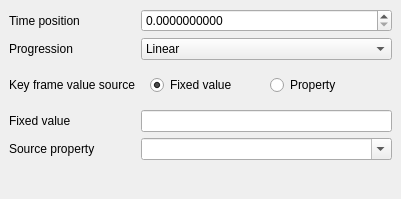
<?xml version="1.0" encoding="UTF-8"?>
<ui version="4.0">
 <class>AnimationListEditorKeyFramePropertiesDockWidget</class>
 <widget class="QDockWidget" name="KeyFramePropertiesDockWidget">
  <property name="geometry">
   <rect>
    <x>0</x>
    <y>0</y>
    <width>401</width>
    <height>199</height>
   </rect>
  </property>
  <property name="windowTitle">
   <string>Selected KeyFrame properties</string>
  </property>
  <widget class="QWidget" name="dockWidgetContents">
   <layout class="QGridLayout" name="gridLayout">
    <property name="sizeConstraint">
     <enum>QLayout::SetDefaultConstraint</enum>
    </property>
    <item row="0" column="1">
     <widget class="QDoubleSpinBox" name="timePositionSpinBox">
      <property name="decimals">
       <number>10</number>
      </property>
      <property name="maximum">
       <double>10000.000000000000000</double>
      </property>
      <property name="singleStep">
       <double>0.250000000000000</double>
      </property>
     </widget>
    </item>
    <item row="0" column="0">
     <widget class="QLabel" name="label">
      <property name="text">
       <string>Time position</string>
      </property>
     </widget>
    </item>
    <item row="3" column="1">
     <widget class="QLineEdit" name="fixedValueLineEdit"/>
    </item>
    <item row="3" column="0">
     <widget class="QLabel" name="fixedValueLabel">
      <property name="text">
       <string>Fixed value</string>
      </property>
     </widget>
    </item>
    <item row="1" column="1">
     <widget class="QComboBox" name="progressionComboBox">
      <item>
       <property name="text">
        <string>Linear</string>
       </property>
      </item>
      <item>
       <property name="text">
        <string>Quadratic Accelerating</string>
       </property>
      </item>
      <item>
       <property name="text">
        <string>Quadratic Decelerating</string>
       </property>
      </item>
      <item>
       <property name="text">
        <string>Discrete</string>
       </property>
      </item>
     </widget>
    </item>
    <item row="2" column="1">
     <widget class="QWidget" name="widget" native="true">
      <property name="sizePolicy">
       <sizepolicy hsizetype="Preferred" vsizetype="Maximum">
        <horstretch>0</horstretch>
        <verstretch>0</verstretch>
       </sizepolicy>
      </property>
      <layout class="QHBoxLayout" name="horizontalLayout">
       <item>
        <widget class="QRadioButton" name="fixedValueRadioButton">
         <property name="text">
          <string>Fixed value</string>
         </property>
         <property name="checked">
          <bool>true</bool>
         </property>
        </widget>
       </item>
       <item>
        <widget class="QRadioButton" name="propertyRadioButton">
         <property name="text">
          <string>Property</string>
         </property>
        </widget>
       </item>
      </layout>
     </widget>
    </item>
    <item row="1" column="0">
     <widget class="QLabel" name="label_2">
      <property name="text">
       <string>Progression</string>
      </property>
     </widget>
    </item>
    <item row="2" column="0">
     <widget class="QLabel" name="label_4">
      <property name="text">
       <string>Key frame value source</string>
      </property>
     </widget>
    </item>
    <item row="4" column="0">
     <widget class="QLabel" name="sourcePropertyLabel">
      <property name="text">
       <string>Source property</string>
      </property>
     </widget>
    </item>
    <item row="4" column="1">
     <widget class="QComboBox" name="sourcePropertyComboBox">
      <property name="editable">
       <bool>true</bool>
      </property>
     </widget>
    </item>
    <item row="5" column="0">
     <spacer name="verticalSpacer">
      <property name="orientation">
       <enum>Qt::Vertical</enum>
      </property>
      <property name="sizeHint" stdset="0">
       <size>
        <width>20</width>
        <height>40</height>
       </size>
      </property>
     </spacer>
    </item>
    <item row="5" column="1">
     <spacer name="horizontalSpacer">
      <property name="orientation">
       <enum>Qt::Horizontal</enum>
      </property>
      <property name="sizeHint" stdset="0">
       <size>
        <width>40</width>
        <height>20</height>
       </size>
      </property>
     </spacer>
    </item>
   </layout>
  </widget>
 </widget>
 <resources/>
 <connections>
  <connection>
   <sender>fixedValueRadioButton</sender>
   <signal>toggled(bool)</signal>
   <receiver>fixedValueLabel</receiver>
   <slot>setVisible(bool)</slot>
   <hints>
    <hint type="sourcelabel">
     <x>214</x>
     <y>248</y>
    </hint>
    <hint type="destinationlabel">
     <x>58</x>
     <y>329</y>
    </hint>
   </hints>
  </connection>
  <connection>
   <sender>fixedValueRadioButton</sender>
   <signal>toggled(bool)</signal>
   <receiver>fixedValueLineEdit</receiver>
   <slot>setVisible(bool)</slot>
   <hints>
    <hint type="sourcelabel">
     <x>214</x>
     <y>248</y>
    </hint>
    <hint type="destinationlabel">
     <x>311</x>
     <y>329</y>
    </hint>
   </hints>
  </connection>
  <connection>
   <sender>fixedValueRadioButton</sender>
   <signal>toggled(bool)</signal>
   <receiver>sourcePropertyLabel</receiver>
   <slot>setHidden(bool)</slot>
   <hints>
    <hint type="sourcelabel">
     <x>219</x>
     <y>95</y>
    </hint>
    <hint type="destinationlabel">
     <x>81</x>
     <y>152</y>
    </hint>
   </hints>
  </connection>
  <connection>
   <sender>fixedValueRadioButton</sender>
   <signal>toggled(bool)</signal>
   <receiver>sourcePropertyComboBox</receiver>
   <slot>setHidden(bool)</slot>
   <hints>
    <hint type="sourcelabel">
     <x>219</x>
     <y>95</y>
    </hint>
    <hint type="destinationlabel">
     <x>276</x>
     <y>152</y>
    </hint>
   </hints>
  </connection>
 </connections>
</ui>
